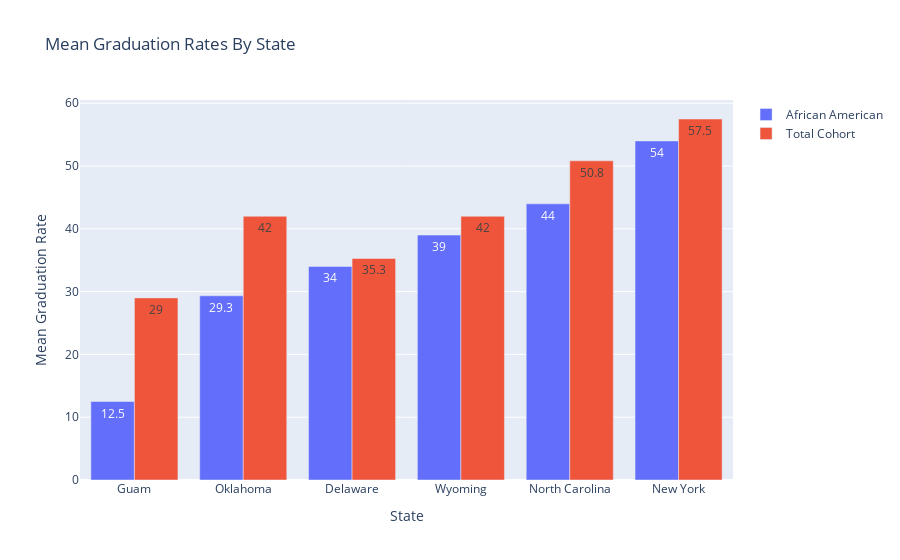

Notebook code cell kept with this figure:
### Code cell
state_fig.show()

### Figure 1 — Plotly figure (JSON) as saved in the notebook; plotly's stock layout.template omitted (floating-point values rounded to 4 significant figures)
{"data": [{"name": "African American", "text": [12.5, 29.3, 34, 39, 44, 54], "type": "bar", "x": ["Guam", "Oklahoma", "Delaware", "Wyoming", "North Carolina", "New York"], "y": [12.5, 29.33, 34, 39, 43.97, 53.99]}, {"name": "Total Cohort", "text": [29, 42, 35.3, 42, 50.8, 57.5], "type": "bar", "x": ["Guam", "Oklahoma", "Delaware", "Wyoming", "North Carolina", "New York"], "y": [29, 42, 35.29, 42, 50.82, 57.48]}], "layout": {"autosize": true, "title": {"text": "Mean Graduation Rates By State"}, "xaxis": {"autorange": true, "range": [-0.5, 5.5], "title": {"text": "State"}, "type": "category"}, "yaxis": {"autorange": true, "range": [0, 60.51], "title": {"text": "Mean Graduation Rate"}, "type": "linear"}}}
